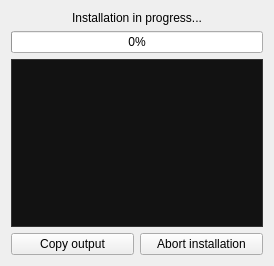
<?xml version="1.0" encoding="UTF-8"?>
<ui version="4.0">
 <class>InstallerWindow</class>
 <widget class="QWidget" name="InstallerWindow">
  <property name="geometry">
   <rect>
    <x>0</x>
    <y>0</y>
    <width>274</width>
    <height>266</height>
   </rect>
  </property>
  <property name="windowTitle">
   <string>Installation</string>
  </property>
  <layout class="QVBoxLayout" name="verticalLayout">
   <item>
    <widget class="QLabel" name="labelTitle">
     <property name="text">
      <string>Installation in progress...</string>
     </property>
     <property name="alignment">
      <set>Qt::AlignmentFlag::AlignCenter</set>
     </property>
    </widget>
   </item>
   <item>
    <widget class="QProgressBar" name="progressBar">
     <property name="minimum">
      <number>0</number>
     </property>
     <property name="maximum">
      <number>100</number>
     </property>
     <property name="value">
      <number>0</number>
     </property>
    </widget>
   </item>
   <item>
    <widget class="QTextEdit" name="terminalOutput">
     <property name="font">
      <font>
       <family>sans-serif</family>
       <pointsize>10</pointsize>
      </font>
     </property>
     <property name="styleSheet">
      <string notr="true">background-color: #121212; color: #ffffff; border: 1px solid #333; selection-background-color: #264f78; selection-color: #ffffff;</string>
     </property>
     <property name="readOnly">
      <bool>true</bool>
     </property>
     <property name="textInteractionFlags">
      <set>Qt::TextInteractionFlag::TextSelectableByKeyboard|Qt::TextInteractionFlag::TextSelectableByMouse</set>
     </property>
     <property name="acceptRichText">
      <bool>true</bool>
     </property>
    </widget>
   </item>
   <item>
    <layout class="QHBoxLayout" name="installButtonsLayout">
     <item>
      <widget class="QPushButton" name="copyOutputButton">
       <property name="text">
        <string>Copy output</string>
       </property>
       <property name="icon">
        <iconset theme="QIcon::ThemeIcon::EditCopy"/>
       </property>
      </widget>
     </item>
     <item>
      <widget class="QPushButton" name="abortButton">
       <property name="text">
        <string>Abort installation</string>
       </property>
       <property name="icon">
        <iconset theme="QIcon::ThemeIcon::ProcessStop"/>
       </property>
      </widget>
     </item>
    </layout>
   </item>
  </layout>
 </widget>
 <resources/>
 <connections/>
</ui>
